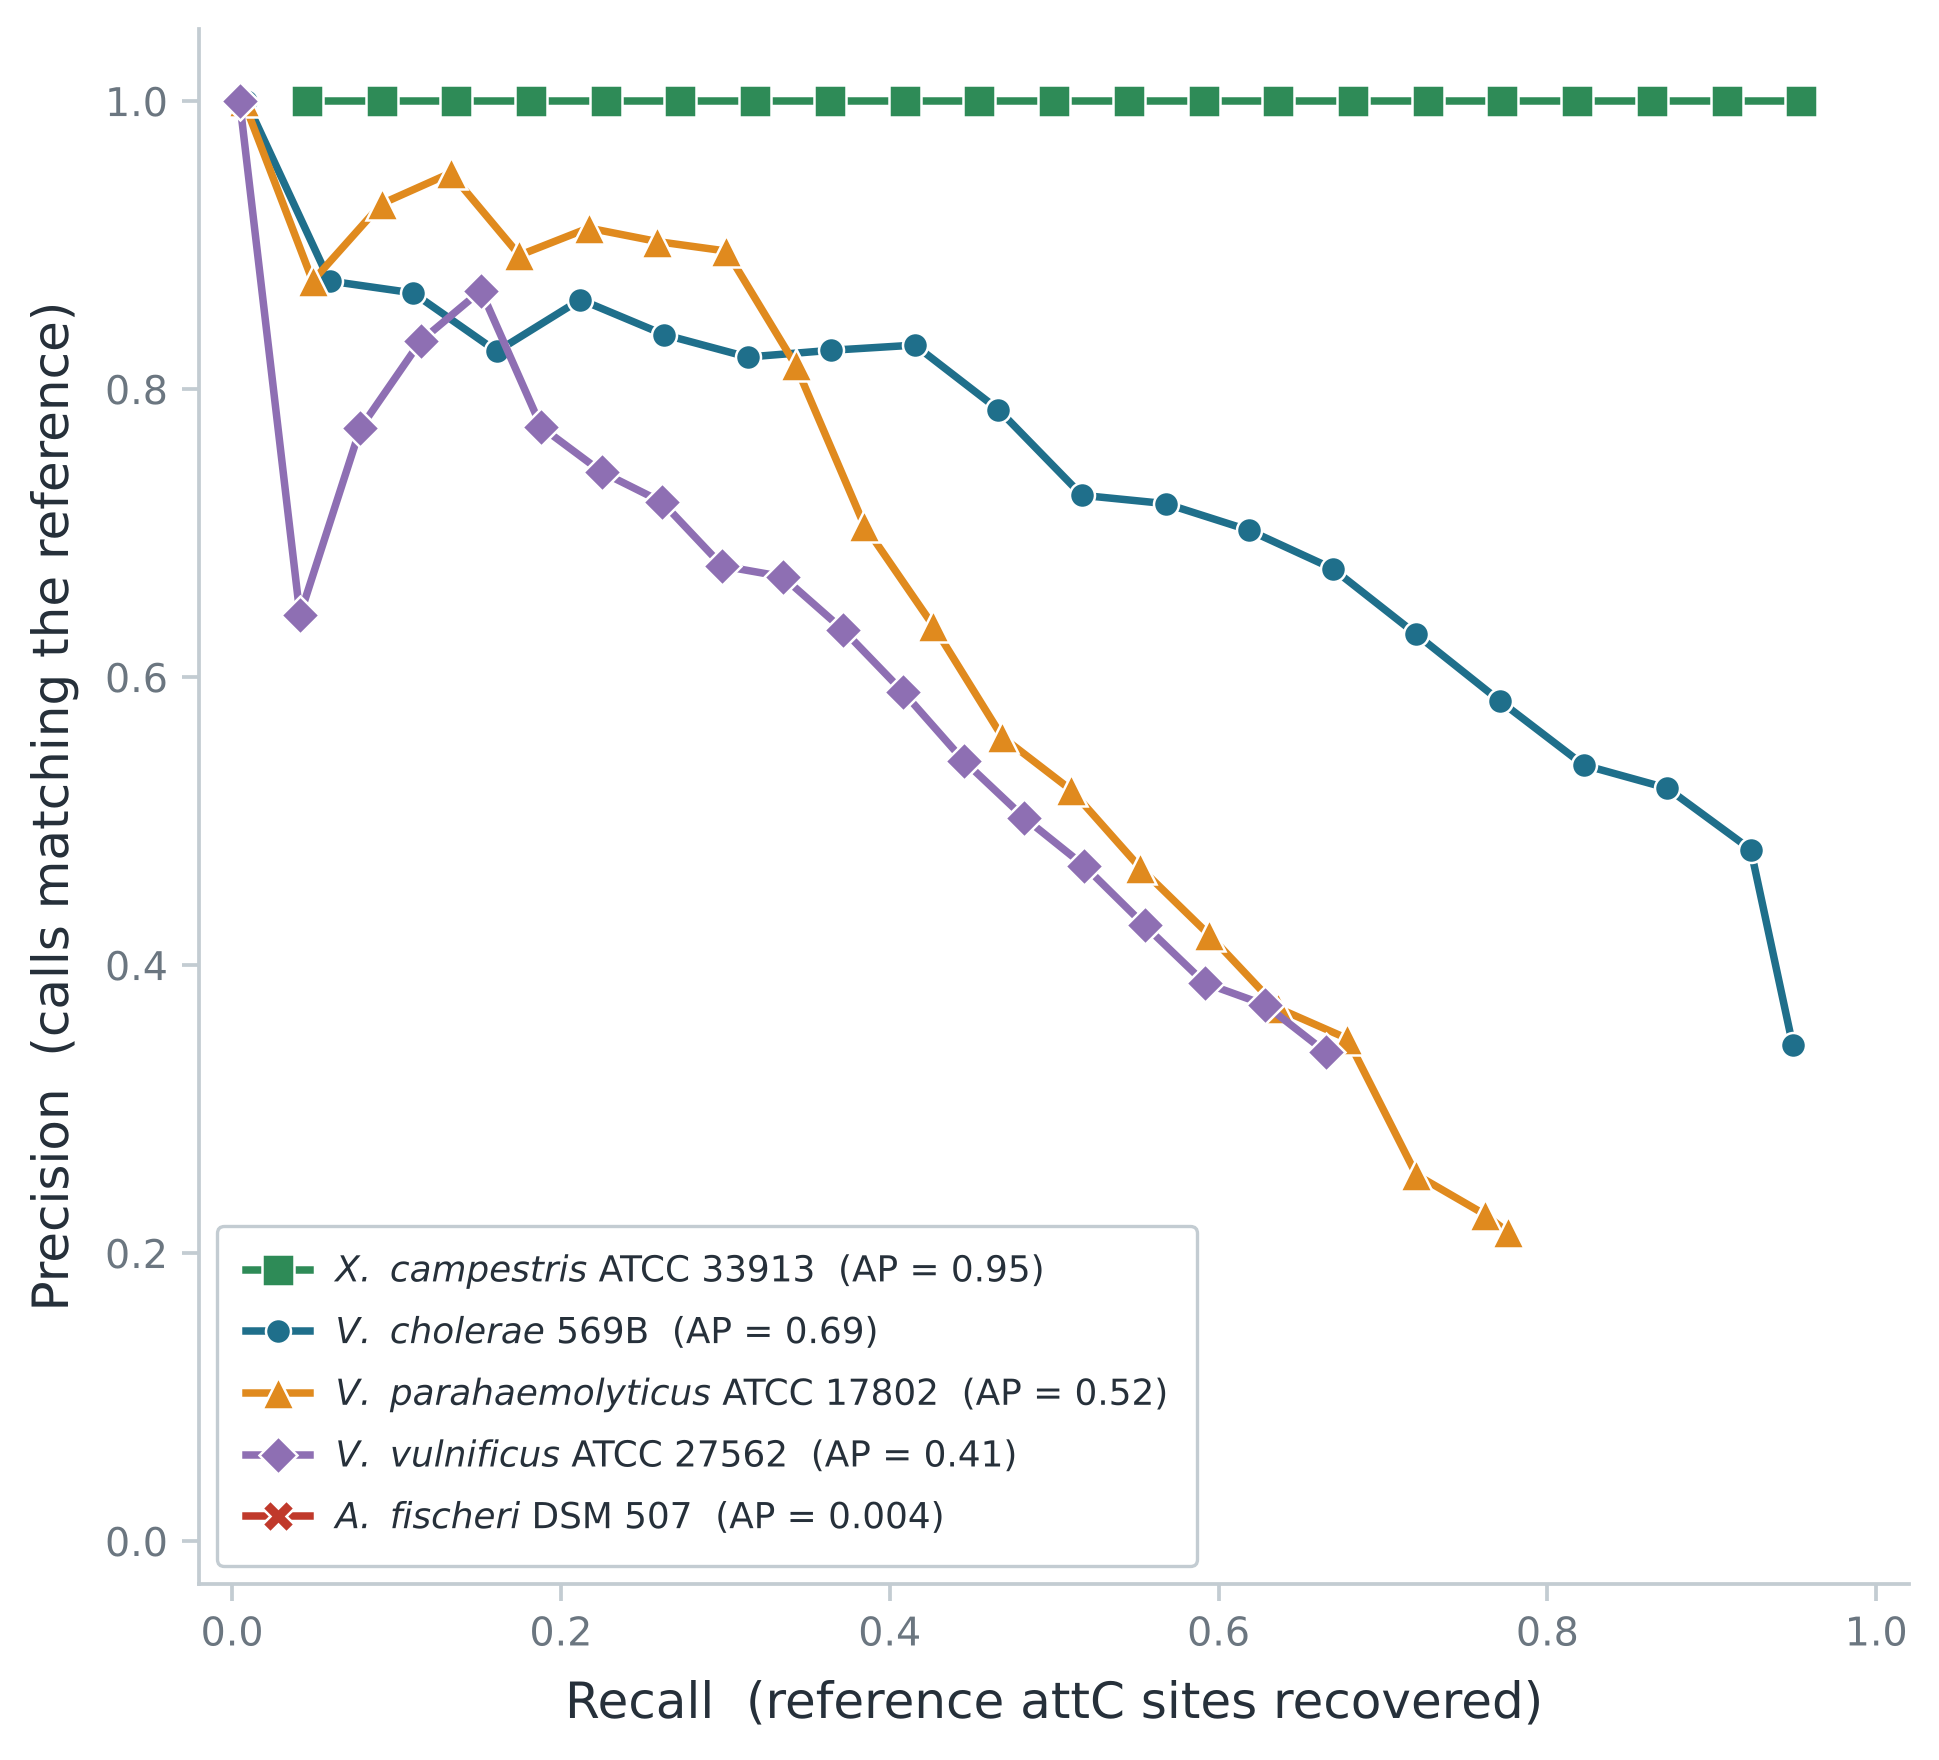

Here is the Python script that generated this plot:
# =============================================================================
# Figure 4 - precision-recall curves for HattCI, threshold-independent
# Self-contained: matplotlib + numpy only (preinstalled in Colab). Paste & run.
#
# Each curve = HattCI calls on one genome, ranked by Viterbi score and swept
# from the highest-scoring call downward. A point at recall r, precision p means:
# taking every call at or above some Viterbi cut-off recovers fraction r of the
# IntegronFinder --local-max reference attC sites, and fraction p of those calls
# are real (matched within 100 bp). Average Precision (AP) = area under the
# curve; it summarises accuracy across every possible score cut-off, so it does
# not depend on the Viterbi >= 2 threshold used for the F1 table.
#
# Each species has its own marker shape as well as its own colour, so the curves
# separate in colour, in greyscale, and for colour-blind readers.
# =============================================================================
import matplotlib
matplotlib.use("Agg")
import matplotlib.pyplot as plt
import numpy as np

plt.rcParams.update({
    "font.family": "DejaVu Sans", "font.size": 11,
    "axes.linewidth": 0.9, "savefig.dpi": 300,
    "pdf.fonttype": 42, "ps.fonttype": 42,
})

# ---- PR points (from score_ap.py; already downsampled) ----------------------
CURVES = {
 "vc569B": [(0.0085,1.0000),(0.0593,0.8750),(0.1102,0.8667),(0.1610,0.8261),
            (0.2119,0.8621),(0.2627,0.8378),(0.3136,0.8222),(0.3644,0.8269),
            (0.4153,0.8305),(0.4661,0.7857),(0.5169,0.7262),(0.5678,0.7204),
            (0.6186,0.7019),(0.6695,0.6752),(0.7203,0.6296),(0.7712,0.5833),
            (0.8220,0.5389),(0.8729,0.5228),(0.9237,0.4802),(0.9492,0.3446)],
 "vp178": [(0.0070,1.0000),(0.0490,0.8750),(0.0909,0.9286),(0.1329,0.9500),
           (0.1748,0.8929),(0.2168,0.9118),(0.2587,0.9024),(0.3007,0.8958),
           (0.3427,0.8167),(0.3846,0.7051),(0.4266,0.6354),(0.4685,0.5583),
           (0.5105,0.5214),(0.5524,0.4675),(0.5944,0.4208),(0.6364,0.3699),
           (0.6783,0.3489),(0.7203,0.2543),(0.7622,0.2266),(0.7762,0.2143)],
 "vv275": [(0.0046,1.0000),(0.0413,0.6429),(0.0780,0.7727),(0.1147,0.8333),
           (0.1514,0.8684),(0.1881,0.7736),(0.2248,0.7424),(0.2615,0.7215),
           (0.2982,0.6771),(0.3349,0.6697),(0.3716,0.6328),(0.4083,0.5894),
           (0.4450,0.5419),(0.4817,0.5024),(0.5183,0.4689),(0.5550,0.4276),
           (0.5917,0.3874),(0.6284,0.3723),(0.6651,0.3396)],
 "xcc":   [(0.0455,1.0),(0.0909,1.0),(0.1364,1.0),(0.1818,1.0),(0.2273,1.0),
           (0.2727,1.0),(0.3182,1.0),(0.3636,1.0),(0.4091,1.0),(0.4545,1.0),
           (0.5000,1.0),(0.5455,1.0),(0.5909,1.0),(0.6364,1.0),(0.6818,1.0),
           (0.7273,1.0),(0.7727,1.0),(0.8182,1.0),(0.8636,1.0),(0.9091,1.0),
           (0.9545,1.0)],
 "afDSM": [(0.0079,0.0222),(0.0159,0.0274),(0.0238,0.0227),(0.0317,0.0301),
           (0.0397,0.0298),(0.0476,0.0286),(0.0556,0.0312),(0.0635,0.0349),
           (0.0714,0.0383),(0.0794,0.0377),(0.0873,0.0414),(0.0952,0.0438),
           (0.1032,0.0469),(0.1111,0.0504),(0.1190,0.0466)],
}

# species label, strain, colour, marker, Average Precision (from score_ap.py)
META = {
 "xcc":    (r"$\mathit{X.\ campestris}$",      "ATCC 33913", "#2e8b57", "s", 0.955),
 "vc569B": (r"$\mathit{V.\ cholerae}$",        "569B",       "#1f6f8b", "o", 0.692),
 "vp178":  (r"$\mathit{V.\ parahaemolyticus}$","ATCC 17802", "#e08a1e", "^", 0.516),
 "vv275":  (r"$\mathit{V.\ vulnificus}$",      "ATCC 27562", "#8e6fb3", "D", 0.414),
 "afDSM":  (r"$\mathit{A.\ fischeri}$",        "DSM 507",    "#c0392b", "X", 0.004),
}
ORDER = ["xcc", "vc569B", "vp178", "vv275", "afDSM"]   # legend top->bottom by AP
INK, MUTE = "#26303a", "#6b7680"

fig, ax = plt.subplots(figsize=(6.6, 6.0))

for g in ORDER:
    sp, st, c, mk, ap = META[g]
    xs = [r for r, _ in CURVES[g]]
    ys = [p for _, p in CURVES[g]]
    lab = "%s %s  (AP = %s)" % (sp, st, ("0.004" if ap < 0.01 else "%.2f" % ap))
    ms = 6.5 if mk in ("D",) else (7.5 if mk in ("s", "^", "X") else 6.0)
    ax.plot(xs, ys, color=c, lw=1.8, zorder=4,
            marker=mk, ms=ms, mfc=c, mec="white", mew=0.6, label=lab)

# axes
ax.set_xlim(-0.02, 1.02); ax.set_ylim(-0.03, 1.05)
ax.set_xticks(np.arange(0, 1.01, 0.2)); ax.set_yticks(np.arange(0, 1.01, 0.2))
ax.set_xlabel("Recall  (reference attC sites recovered)", fontsize=12, color=INK, labelpad=6)
ax.set_ylabel("Precision  (calls matching the reference)", fontsize=12, color=INK, labelpad=6)
for sp in ("top", "right"): ax.spines[sp].set_visible(False)
ax.spines["left"].set_color("#c3ccd2"); ax.spines["bottom"].set_color("#c3ccd2")
ax.tick_params(colors=MUTE, labelsize=9.5, length=4, width=0.9, color="#c3ccd2")

leg = ax.legend(loc="lower left", bbox_to_anchor=(0.0, 0.0), fontsize=8.6,
                frameon=True, borderpad=0.8, edgecolor="#c3ccd2", facecolor="white",
                framealpha=1.0, handlelength=1.8, handletextpad=0.7, labelspacing=0.7)
leg.get_frame().set_linewidth(0.8)
for t in leg.get_texts(): t.set_color(INK)

fig.tight_layout()
fig.savefig("fig4_pr_curves.png", bbox_inches="tight")
fig.savefig("fig4_pr_curves.pdf", bbox_inches="tight")
print("wrote fig4_pr_curves.png / .pdf")
try:
    from IPython.display import Image, display
    display(Image(filename="fig4_pr_curves.png"))
except Exception:
    pass
